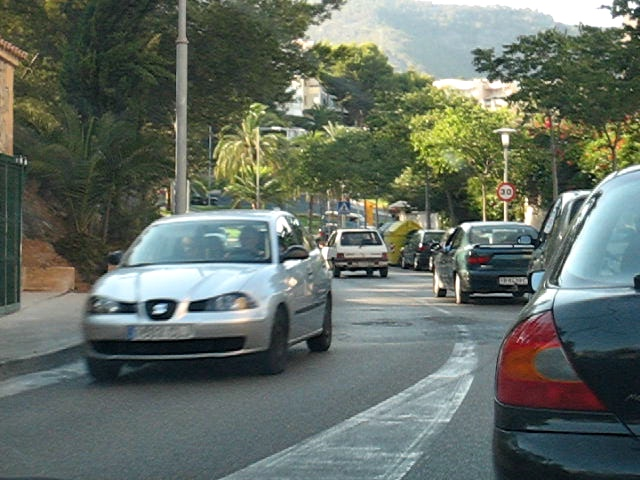
#> input picture image1.png, 640 x 480 px
$ python Lucas-KanadeImages.py image1.png image2.png
#> lines starting #> are read from the running program, lines starting #| are printed output that depends on the picture
import numpy as np
import cv2 as cv
import argparse

parser = argparse.ArgumentParser(description='This sample demonstrates Lucas-Kanade Optical Flow calculation.')
parser.add_argument('image1', type=str, help='first_image.jpg')
parser.add_argument('image2', type=str, help='second_image.jpg')
args = parser.parse_args()

# Leer las dos imágenes
old_frame = cv.imread(args.image1)
#> old_frame is the input picture: shape (480, 640, 3); mean B, G, R 100.8, 110, 100.4
frame = cv.imread(args.image2)
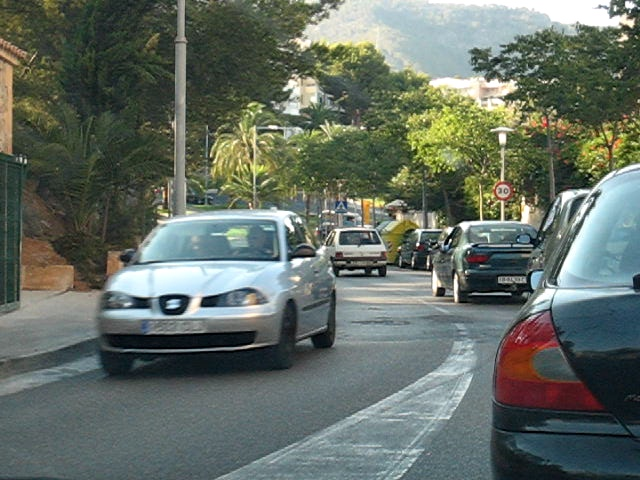
#> input picture image2.png, 640 x 480 px
#> frame is the input picture: shape (480, 640, 3); mean B, G, R 100.4, 109.5, 100

# Verificar si las imágenes se cargaron correctamente
if old_frame is None or frame is None:
    print('Error al abrir una o ambas imágenes.')
    exit()

# Convertir las imágenes a escala de grises
old_gray = cv.cvtColor(old_frame, cv.COLOR_BGR2GRAY)
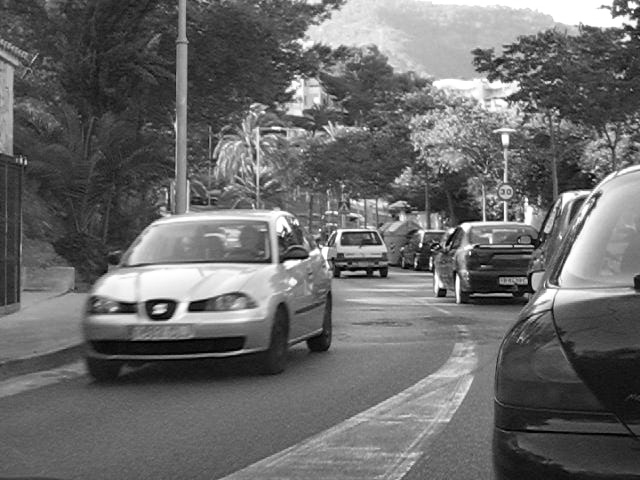
#> old_gray: shape (480, 640); min 0, max 255, mean 106.1
frame_gray = cv.cvtColor(frame, cv.COLOR_BGR2GRAY)
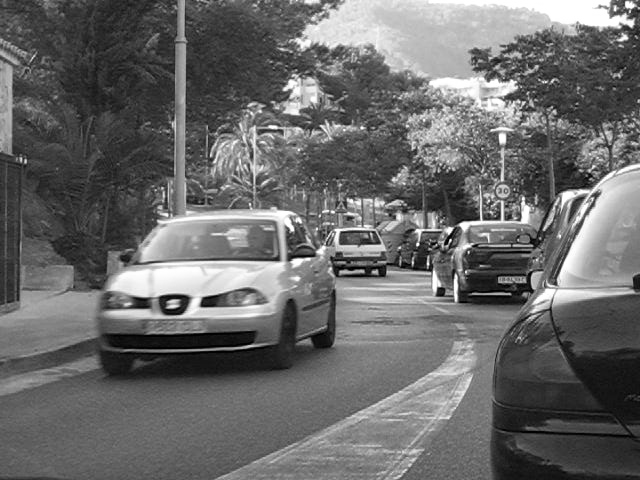
#> frame_gray: shape (480, 640); min 0, max 255, mean 105.6

# Parámetros para la detección de esquinas ShiTomasi
feature_params = dict(maxCorners=100,
                      qualityLevel=0.3,
                      minDistance=7,
                      blockSize=7)

# Parámetros para el flujo óptico de Lucas-Kanade
lk_params = dict(winSize=(15, 15),
                 maxLevel=2,
                 criteria=(cv.TERM_CRITERIA_EPS | cv.TERM_CRITERIA_COUNT, 10, 0.03))

# Encontrar esquinas en la primera imagen
p0 = cv.goodFeaturesToTrack(old_gray, mask=None, **feature_params)
#> p0 = 100 rows, first 8: [501, 218], [432, 272], [632, 11], [485, 221], [628, 38], [282, 234], [461, 226], [618, 8]

# Crear una máscara de imagen para propósitos de dibujo
mask = np.zeros_like(old_frame)

# Calcular el flujo óptico
p1, st, err = cv.calcOpticalFlowPyrLK(old_gray, frame_gray, p0, None, **lk_params)
#> p1 = 100 rows, first 8: [498.1, 217.2], [429.8, 271], [629.2, 10.78], [482, 220.2], [625.1, 37.66], [290.9, 228.3], [459.5, 225.2], [615.3, 7.9]; st = 100 values from 1 to 1; err = 100 values, max 43.85 at index 28, min 5.4 at index 67, mean 12.39

# Seleccionar puntos buenos
if p1 is not None:
    good_new = p1[st == 1]
#> good_new = 100 pairs, first value 22.8 to 635.2, second value 3.85 to 308.9
    good_old = p0[st == 1]
#> good_old = 100 pairs, first value 23 to 638, second value 4 to 310

# Dibujar las pistas
color = np.random.randint(0, 255, (100, 3))
for i, (new, old) in enumerate(zip(good_new, good_old)):
    a, b = new.ravel()
    c, d = old.ravel()
    mask = cv.line(mask, (int(a), int(b)), (int(c), int(d)), color[i].tolist(), 2)
    frame = cv.circle(frame, (int(a), int(b)), 5, color[i].tolist(), -1)
#> this loop made 100 passes
#> (a, b, c, d) on passes 1 to 12: (498.1, 217.2, 501, 218), (429.8, 271, 432, 272), (629.2, 10.78, 632, 11), (482, 220.2, 485, 221), (625.1, 37.66, 628, 38), (290.9, 228.3, 282, 234), (459.5, 225.2, 461, 226), (615.3, 7.9, 618, 8), (500.1, 201.1, 503, 202), (438.4, 245, 440, 246), (631, 24.72, 634, 25), (298.7, 220.3, 296, 222)
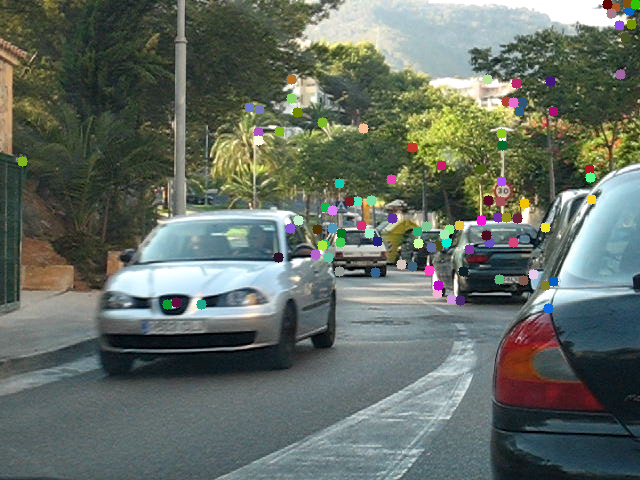
#> frame: shape (480, 640, 3); mean B, G, R 100.4, 109.3, 100
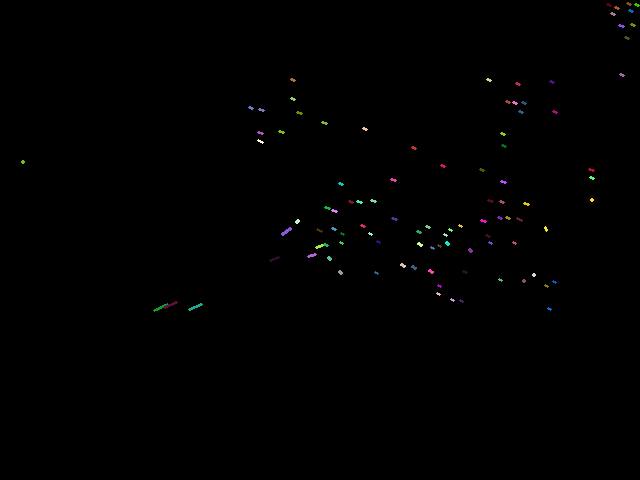
#> mask: shape (480, 640, 3); mean of channels 0, 1, 2 0.6, 0.6, 0.6; drawn as B, G, R

img = cv.add(frame, mask)
cv.imshow('frame', img)
cv.waitKey(0)

# Cerrar la ventana
cv.destroyAllWindows()
